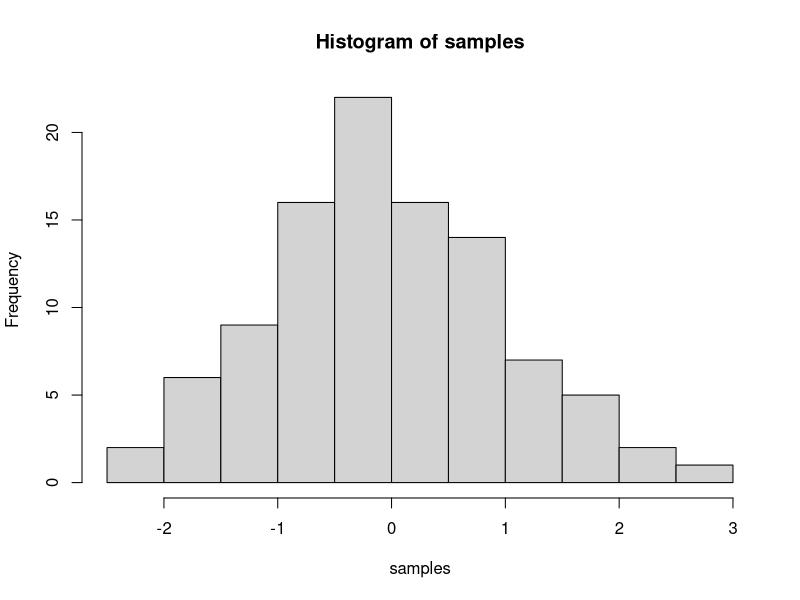

The R source for this figure:
## ---- chunk 1
knitr::opts_chunk$set(message=FALSE,warning=FALSE, cache=TRUE)
## ---- chunk 2
5*89
4+6
3*9
9-8
6/32

## ---- chunk 3
samples <- rnorm(100, mean=0, sd=1)
hist(samples)
## ---- chunk 4
1+2
2*5
5/3
(1+6+4)/5

## ---- chunk 5
a<-1
b<-2
a+b

d<-c(1,2,3)
e<-c(5,6,7)
d+e
d*e
d/e

## ---- chunk 6
# for loop solution
# i becomes the number 1 to 100 at each step of the loop


a <- length(100) # make empty variable, set length to 100
for (i in 1:100){
  a[i] <-i #assigns the number in i, to the ith index of a
}

print(a)

# for loop solution #2

a<-c() #create empty variable using combine command
for (i in 1:100){
  a<-c(a,i) # keeps combining a with itself and the new number in i
}
print(a)

# seq solution
a <- seq(1,100,1) # look up help for seq using ?seq() in console
print(a)

